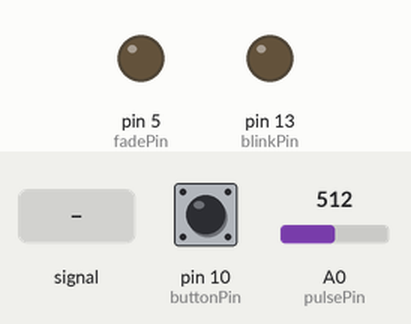
This sketch was run on a simulated Arduino Uno, built with avr-gcc and run on an emulated ATmega328P. Shown: output pins drawn as LEDs (lit = HIGH). The test bench sets the inputs (shaded band); at power-on: A0 (pulsePin) = 512, pin 10 (buttonPin) HIGH.

Above: at 1.2 s.
1.3 s: A0 (pulsePin) fed a 200 Hz sine of ±81 counts around its level
4.3 s: A0 (pulsePin) set to 513
At 7.08 s:
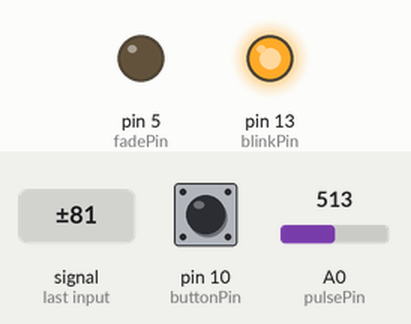
7.3 s: A0 (pulsePin) set to 306
At 8.4 s:
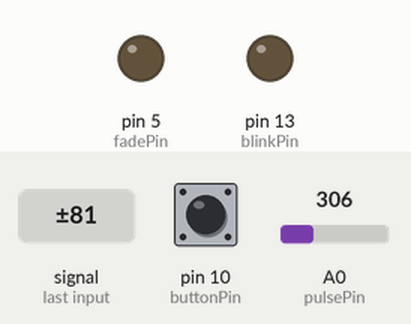
8.8 s: A0 (pulsePin) set to 398
10.3 s: A0 (pulsePin) set to 425
Timing chart, 0 to 12.8 s (numbered marks = the images above; inputs shaded):
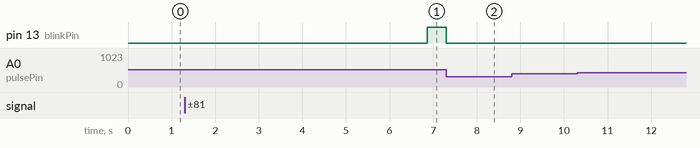

Measured:
- the behaviour switches between 512 and 513 on A0 (pulsePin) (found by bisection; images 0 and 1)
- after the input at 4.3 s, pin 13 (blinkPin): LOW → HIGH after 2.6 s
- after the input at 7.3 s, pin 13 (blinkPin): HIGH → LOW at once
- after the input at 8.8 s, every drawn part: stays the same
- after the input at 10.3 s, every drawn part: stays the same

The sketch:

PulseSensorAmped_Arduino.ino
```cpp
/*
>> Pulse Sensor Amped 1.2 <<
This code is for Pulse Sensor Amped by Joel Murphy and Yury Gitman
    www.pulsesensor.com
    >>> Pulse Sensor purple wire goes to Analog Pin 0 <<<
Pulse Sensor sample aquisition and processing happens in the background via Timer 2 interrupt. 2mS sample rate.
PWM on pins 3 and 11 will not work when using this code, because we are using Timer 2!
The following variables are automatically updated:
Signal :    int that holds the analog signal data straight from the sensor. updated every 2mS.
IBI  :      int that holds the time interval between beats. 2mS resolution.
BPM  :      int that holds the heart rate value, derived every beat, from averaging previous 10 IBI values.
QS  :       boolean that is made true whenever Pulse is found and BPM is updated. User must reset.
Pulse :     boolean that is true when a heartbeat is sensed then false in time with pin13 LED going out.

This code is designed with output serial data to Processing sketch "PulseSensorAmped_Processing-xx"
The Processing sketch is a simple data visualizer.
All the work to find the heartbeat and determine the heartrate happens in the code below.
Pin 13 LED will blink with heartbeat.
If you want to use pin 13 for something else, adjust the interrupt handler
It will also fade an LED on pin fadePin with every beat. Put an LED and series resistor from fadePin to GND.
Check here for detailed code walkthrough:
http://pulsesensor.myshopify.com/pages/pulse-sensor-amped-arduino-v1dot1

Code Version 1.2 by Joel Murphy & Yury Gitman  Spring 2013
This update fixes the firstBeat and secondBeat flag usage so that realistic BPM is reported.


Adapted by A. Riss, 2015: handling of button (so that you need to press a button to turn on the LED)
*/


//  VARIABLES
int pulsePin = 0;                 // Pulse Sensor purple wire connected to analog pin 0
int blinkPin = 13;                // pin to blink led at each beat
int fadePin = 5;                  // pin to do fancy classy fading blink at each beat
int fadeRate = 0;                 // used to fade LED on with PWM on fadePin
int sensorpowerPin = 6;           // pin to switch on to power the sensor
int buttonPin = 10;               // pin for the on/off button

int longpress_len = 3;           // length for long-pressing button


// these variables are volatile because they are used during the interrupt service routine!
volatile int BPM;                   // used to hold the pulse rate
volatile int Signal;                // holds the incoming raw data
volatile int IBI = 600;             // holds the time between beats, must be seeded!
volatile boolean Pulse = false;     // true when pulse wave is high, false when it's low
volatile boolean QS = false;        // becomes true when Arduoino finds a beat.

// for switching on/off via button
enum { EV_NONE=0, EV_SHORTPRESS, EV_LONGPRESS };
boolean button_was_pressed; // previous state
int button_pressed_counter; // press running duration
boolean sensor_is_running;  // sensor on?


void setup(){
  pinMode(blinkPin,OUTPUT);         // pin that will blink to your heartbeat!
  pinMode(fadePin,OUTPUT);          // pin that will fade to your heartbeat!

  pinMode(sensorpowerPin,OUTPUT);   // pin that will provide power for the sensor
  digitalWrite(sensorpowerPin, LOW);
  sensor_is_running = false;
  pinMode(buttonPin, INPUT);
  digitalWrite(buttonPin, HIGH); // connect internal pull-up
  button_was_pressed = false;
  button_pressed_counter = 0;

  Serial.begin(115200);             // we agree to talk fast!
  interruptSetup();                 // sets up to read Pulse Sensor signal every 2mS
   // UN-COMMENT THE NEXT LINE IF YOU ARE POWERING The Pulse Sensor AT LOW VOLTAGE,
   // AND APPLY THAT VOLTAGE TO THE A-REF PIN
   //analogReference(EXTERNAL);
}


int handle_button()
{
  int event;
  int button_now_pressed = !digitalRead(buttonPin); // pin low -> pressed

  if (!button_now_pressed && button_was_pressed) {
    if (button_pressed_counter < longpress_len)
      event = EV_SHORTPRESS;
    else
      event = EV_LONGPRESS;
  }
  else
    event = EV_NONE;

  if (button_now_pressed)
    ++button_pressed_counter;
  else
    button_pressed_counter = 0;

  button_was_pressed = button_now_pressed;
  return event;
}


void loop(){
  if (sensor_is_running) {
    sendDataToProcessing('S', Signal);     // send Processing the raw Pulse Sensor data
    if (QS == true){                       // Quantified Self flag is true when arduino finds a heartbeat
          fadeRate = 255;                  // Set 'fadeRate' Variable to 255 to fade LED with pulse
          sendDataToProcessing('B',BPM);   // send heart rate with a 'B' prefix
          sendDataToProcessing('Q',IBI);   // send time between beats with a 'Q' prefix
          QS = false;                      // reset the Quantified Self flag for next time
       }

    ledFadeToBeat();
  }

  boolean event = handle_button();
  if (event==EV_LONGPRESS) {  // toggle state of
    if (sensor_is_running) {
      digitalWrite(sensorpowerPin, LOW);
      sensor_is_running = false;
    }
    else {
      digitalWrite(sensorpowerPin, HIGH);
      sensor_is_running = true;
    }
  }

  delay(20);                             //  take a break
}


void ledFadeToBeat(){
    fadeRate -= 15;                         //  set LED fade value
    fadeRate = constrain(fadeRate,0,255);   //  keep LED fade value from going into negative numbers!
    analogWrite(fadePin,fadeRate);          //  fade LED
  }


void sendDataToProcessing(char symbol, int data ){
    Serial.print(symbol);                // symbol prefix tells Processing what type of data is coming
    Serial.println(data);                // the data to send culminating in a carriage return
  }
```

Interrupt.ino
```cpp
volatile int rate[10];                    // array to hold last ten IBI values
volatile unsigned long sampleCounter = 0;          // used to determine pulse timing
volatile unsigned long lastBeatTime = 0;           // used to find IBI
volatile int P =512;                      // used to find peak in pulse wave, seeded
volatile int T = 512;                     // used to find trough in pulse wave, seeded
volatile int thresh = 512;                // used to find instant moment of heart beat, seeded
volatile int amp = 100;                   // used to hold amplitude of pulse waveform, seeded
volatile boolean firstBeat = true;        // used to seed rate array so we startup with reasonable BPM
volatile boolean secondBeat = false;      // used to seed rate array so we startup with reasonable BPM


void interruptSetup(){
  // Initializes Timer2 to throw an interrupt every 2mS.
  TCCR2A = 0x02;     // DISABLE PWM ON DIGITAL PINS 3 AND 11, AND GO INTO CTC MODE
  TCCR2B = 0x06;     // DON'T FORCE COMPARE, 256 PRESCALER
  OCR2A = 0X7C;      // SET THE TOP OF THE COUNT TO 124 FOR 500Hz SAMPLE RATE
  TIMSK2 = 0x02;     // ENABLE INTERRUPT ON MATCH BETWEEN TIMER2 AND OCR2A
  sei();             // MAKE SURE GLOBAL INTERRUPTS ARE ENABLED
}


// THIS IS THE TIMER 2 INTERRUPT SERVICE ROUTINE.
// Timer 2 makes sure that we take a reading every 2 miliseconds
ISR(TIMER2_COMPA_vect){                         // triggered when Timer2 counts to 124
  cli();                                      // disable interrupts while we do this
  Signal = analogRead(pulsePin);              // read the Pulse Sensor
  sampleCounter += 2;                         // keep track of the time in mS with this variable
  int N = sampleCounter - lastBeatTime;       // monitor the time since the last beat to avoid noise

    //  find the peak and trough of the pulse wave
  if(Signal < thresh && N > (IBI/5)*3){       // avoid dichrotic noise by waiting 3/5 of last IBI
    if (Signal < T){                        // T is the trough
      T = Signal;                         // keep track of lowest point in pulse wave
    }
  }

  if(Signal > thresh && Signal > P){          // thresh condition helps avoid noise
    P = Signal;                             // P is the peak
  }                                        // keep track of highest point in pulse wave

  //  NOW IT'S TIME TO LOOK FOR THE HEART BEAT
  // signal surges up in value every time there is a pulse
  if (N > 250){                                   // avoid high frequency noise
    if ( (Signal > thresh) && (Pulse == false) && (N > (IBI/5)*3) ){
      Pulse = true;                               // set the Pulse flag when we think there is a pulse
      digitalWrite(blinkPin,HIGH);                // turn on pin 13 LED
      IBI = sampleCounter - lastBeatTime;         // measure time between beats in mS
      lastBeatTime = sampleCounter;               // keep track of time for next pulse

      if(secondBeat){                        // if this is the second beat, if secondBeat == TRUE
        secondBeat = false;                  // clear secondBeat flag
        for(int i=0; i<=9; i++){             // seed the running total to get a realisitic BPM at startup
          rate[i] = IBI;
        }
      }

      if(firstBeat){                         // if it's the first time we found a beat, if firstBeat == TRUE
        firstBeat = false;                   // clear firstBeat flag
        secondBeat = true;                   // set the second beat flag
        sei();                               // enable interrupts again
        return;                              // IBI value is unreliable so discard it
      }


      // keep a running total of the last 10 IBI values
      word runningTotal = 0;                  // clear the runningTotal variable

      for(int i=0; i<=8; i++){                // shift data in the rate array
        rate[i] = rate[i+1];                  // and drop the oldest IBI value
        runningTotal += rate[i];              // add up the 9 oldest IBI values
      }

      rate[9] = IBI;                          // add the latest IBI to the rate array
      runningTotal += rate[9];                // add the latest IBI to runningTotal
      runningTotal /= 10;                     // average the last 10 IBI values
      BPM = 60000/runningTotal;               // how many beats can fit into a minute? that's BPM!
      QS = true;                              // set Quantified Self flag
      // QS FLAG IS NOT CLEARED INSIDE THIS ISR
    }
  }

  if (Signal < thresh && Pulse == true){   // when the values are going down, the beat is over
    digitalWrite(blinkPin,LOW);            // turn off pin 13 LED
    Pulse = false;                         // reset the Pulse flag so we can do it again
    amp = P - T;                           // get amplitude of the pulse wave
    thresh = amp/2 + T;                    // set thresh at 50% of the amplitude
    P = thresh;                            // reset these for next time
    T = thresh;
  }

  if (N > 2500){                           // if 2.5 seconds go by without a beat
    thresh = 512;                          // set thresh default
    P = 512;                               // set P default
    T = 512;                               // set T default
    lastBeatTime = sampleCounter;          // bring the lastBeatTime up to date
    firstBeat = true;                      // set these to avoid noise
    secondBeat = false;                    // when we get the heartbeat back
  }

  sei();                                   // enable interrupts when youre done!
}// end isr
```
